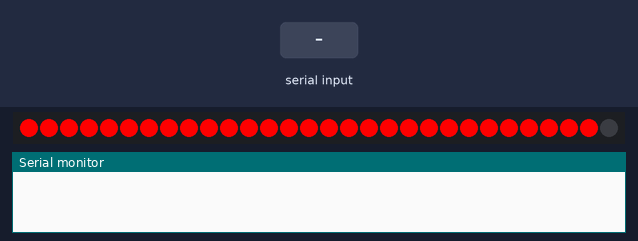
Bench run of a sketch on a simulated Arduino Uno, built with avr-gcc and run on an emulated ATmega328P. Parts: 30 RGB LEDs in strip order, left to right, the last lines printed to the serial monitor. The inputs (shaded band) are chosen by the test bench.

Above: at 1.2 s.
1.3 s: "1" received over Serial
At 1.9 s:
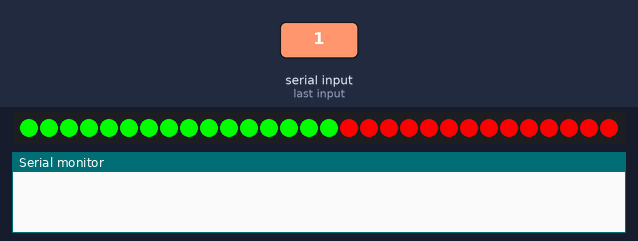
2.9 s: "0" received over Serial
At 3.87 s:
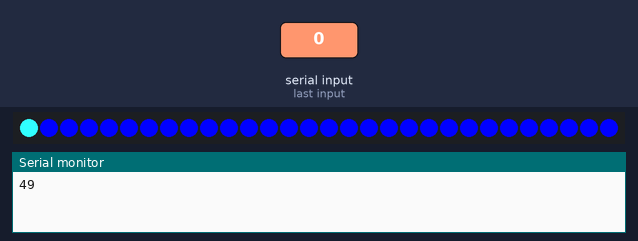
At 12.61 s:
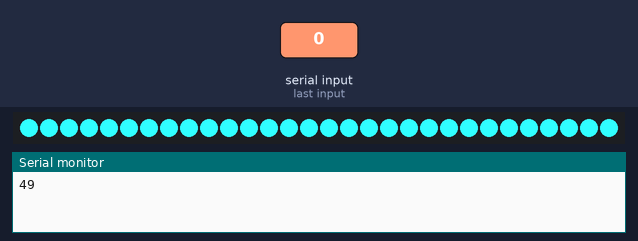

The sketch:

led.ino
```cpp
#include <FastLED.h>
#define LED_PIN     7
#define NUM_LEDS    30
CRGB leds[NUM_LEDS];
String contral="";
int R = 127;
int G = 127;
int B = 127;

void setup() {
  Serial.begin(9600); //设置串口波特率9600
  FastLED.addLeds<WS2812, LED_PIN, GRB>(leds, NUM_LEDS);
}

void loop() {
  while(Serial.available()>0){
    Serial.println(Serial.read());

    R = Serial.read();
    G = Serial.read();
    B = Serial.read();
    for (int i = 0; i <= 29; i++) {
      leds[i] = CRGB (R, G, B);
      FastLED.show();
      delay(300);
    }
  }
  // Red
  for (int i = 0; i <= 29; i++) {
    leds[i] = CRGB (255, 0, 0);
    FastLED.show();
    delay(40);
  }

  // Green
  for (int i = 0; i <= 29; i++) {
    leds[i] = CRGB (0, 255, 0);
    FastLED.show();
    delay(40);
  }

  //  Blue
  for (int i = 0; i <= 29; i++) {
    leds[i] = CRGB (0, 0, 255);
    FastLED.show();
    delay(40);
  }

}
```

Measured:
- after the input at 2.9 s, the LEDs: first differ from a run without the input after 0.82 s (image 2)
